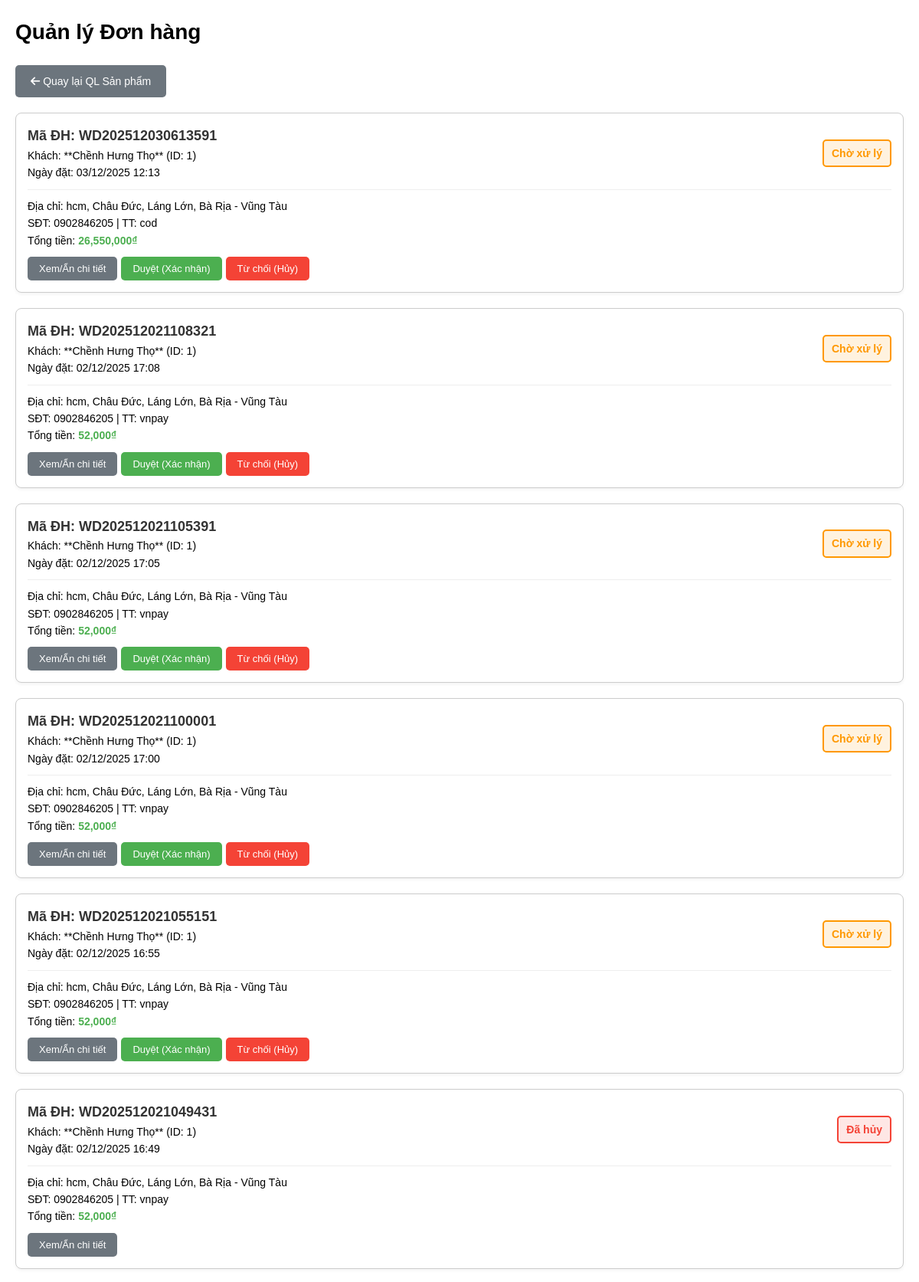
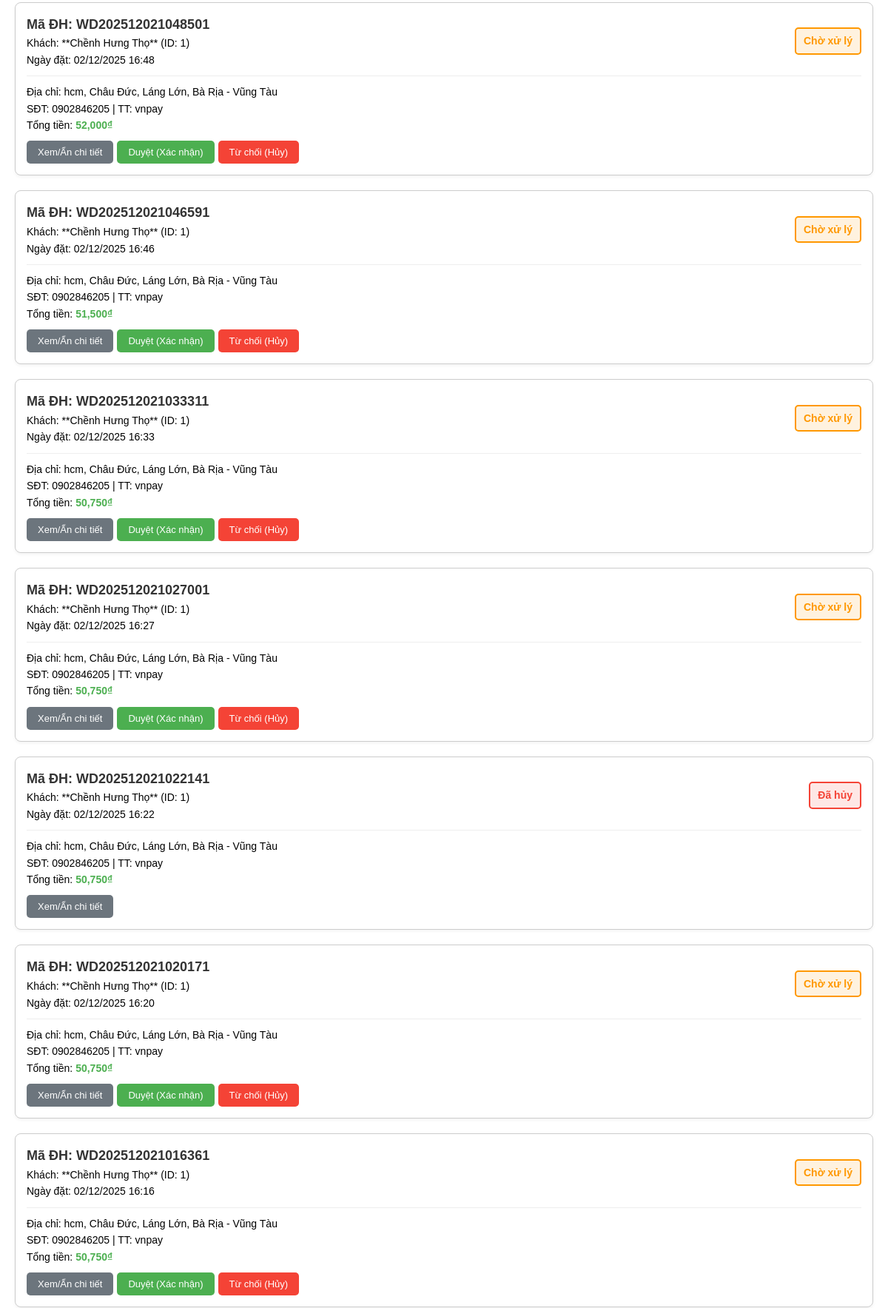
The app's page /admin/orders.php (signed in, upper part) with its own data (2 pictures, top to bottom).
### tables this page shows
CREATE TABLE `donhang` (
  `IdDonHang` int(11) NOT NULL,
  `IdUser` int(11) NOT NULL,
  `MaDonHang` varchar(50) NOT NULL,
  `TenNguoiNhan` varchar(100) NOT NULL,
  `SDTNguoiNhan` varchar(11) NOT NULL,
  `DiaChiGiaoHang` text NOT NULL,
  `TinhThanh` varchar(100) DEFAULT NULL,
  `QuocGia` varchar(50) DEFAULT 'Việt Nam',
  `PhuongThucThanhToan` varchar(50) NOT NULL,
  `TongTien` int(11) NOT NULL,
  `PhiVanChuyen` int(11) DEFAULT 50000,
  `GiamGia` int(11) DEFAULT 0,
  `TongCong` int(11) NOT NULL,
  `TrangThai` varchar(50) DEFAULT 'Chờ xử lý',
  `GhiChu` text DEFAULT NULL,
  `NgayTao` datetime DEFAULT current_timestamp(),
  `NgayCapNhat` datetime DEFAULT current_timestamp() ON UPDATE current_timestamp()
);

CREATE TABLE `users` (
  `IdUser` int(11) NOT NULL,
  `SDT` varchar(11) NOT NULL,
  `NameUser` varchar(50) NOT NULL,
  `EmailUser` varchar(50) NOT NULL,
  `GioiTinh` varchar(10) DEFAULT NULL,
  `DiaChi` varchar(255) DEFAULT NULL,
  `QuocGia` varchar(50) DEFAULT 'Việt Nam',
  `TinhThanh` varchar(100) DEFAULT NULL,
  `NgaySinh` date DEFAULT NULL,
  `PasswordUser` varchar(255) NOT NULL,
  `role` int(11) NOT NULL DEFAULT 1
);

### admin/orders.php (the view, shortened to what this page needs)
<?php
    include '../components/connect.php';
    $orders = [];
    $select_orders = "SELECT d.*, u.NameUser
                      FROM donhang d
                      JOIN users u ON d.IdUser = u.IdUser
                      ORDER BY d.NgayTao DESC";
    $result_orders = mysqli_query($conn, $select_orders);
    if ($result_orders) {
        while ($order = mysqli_fetch_assoc($result_orders)) {
            $select_details = "SELECT TenSanPham, SoLuong, Gia FROM donhang_chitiet WHERE IdDonHang = ?";
            $stmt_details = mysqli_prepare($conn, $select_details);
            mysqli_stmt_bind_param($stmt_details, "i", $order['IdDonHang']);
            mysqli_stmt_execute($stmt_details);
            $result_details = mysqli_stmt_get_result($stmt_details);
            $order['items'] = [];
            while ($detail = mysqli_fetch_assoc($result_details)) {
                $order['items'][] = $detail;
            }
            $orders[] = $order;
        }
    }
    function get_status_color($status) {
        $colors = [
            'Chờ xử lý' => '#ff9800',
            'Đã xác nhận' => '#2196f3',
            'Đang giao hàng' => '#9c27b0',
            'Đã giao hàng' => '#4caf50',
            'Đã hủy' => '#f44336'
        ];
        return $colors[$status] ?? '#666';
    }
?>
<!DOCTYPE html>
<html lang="vi">
<head>
    <link rel="stylesheet" href="css/admin.css">
</head>
<body>
    <div class="container">
        <h1>Quản lý Đơn hàng</h1>
        <div class="actions">
            <a href="admin.php" class="btn-func" style="background-color: #6c757d;">
                <i class="fa-solid fa-arrow-left"></i> Quay lại QL Sản phẩm
            </a>
        </div>
        <?php if (empty($orders)): ?>
            <p style="font-size: 1.6rem; text-align: center; margin-top: 5rem;">Không có đơn hàng nào.</p>
        <?php else: ?>
            <div class="orders-list">
                <?php foreach ($orders as $order): ?>
                    <div class="order-card">
                        <div class="order-header">
                            <div>
                                <span class="order-id">Mã ĐH: <?php echo htmlspecialchars($order['MaDonHang']); ?></span>
                                <p class="order-date">Khách: **<?php echo htmlspecialchars($order['NameUser']); ?>** (ID: <?php echo $order['IdUser']; ?>)</p>
                                <p class="order-date">Ngày đặt: <?php echo date('d/m/Y H:i', strtotime($order['NgayTao'])); ?></p>
                            </div>
                            <div class="order-status" style="background-color: <?php echo get_status_color($order['TrangThai']); ?>20; color: <?php echo get_status_color($order['TrangThai']); ?>; border: 2px solid <?php echo get_status_color($order['TrangThai']); ?>;">
                                <?php echo htmlspecialchars($order['TrangThai']); ?>
                            </div>
                        </div>
                        <div class="order-info">
                            <p>Địa chỉ: <?php echo htmlspecialchars($order['DiaChiGiaoHang']); ?></p>
                            <p>SĐT: <?php echo htmlspecialchars($order['SDTNguoiNhan']); ?> | TT: <?php echo htmlspecialchars($order['PhuongThucThanhToan']); ?></p>
                            <p>Tổng tiền: <strong style="color: <?php echo get_status_color('Đã giao hàng'); ?>;"><?php echo number_format($order['TongCong']); ?>₫</strong></p>
                        </div>
                        <div class="order-actions">
                            <button onclick="toggleOrderDetails(<?php echo $order['IdDonHang']; ?>)" class="btn-detail" style="background-color: #6c757d;">
                                Xem/Ẩn chi tiết
                            </button>
                            <?php if ($order['TrangThai'] == 'Chờ xử lý'): ?>
                                <form method="POST" action="order_update_handler.php" onsubmit="return confirm('Xác nhận duyệt đơn hàng <?php echo $order['MaDonHang']; ?>?');">
                                    <button type="submit" class="btn-approve">Duyệt (Xác nhận)</button>
                                </form>
                                <form method="POST" action="order_update_handler.php" onsubmit="return confirm('Xác nhận từ chối và HOÀN KHO đơn hàng <?php echo $order['MaDonHang']; ?>?');">
                                    <button type="submit" class="btn-reject">Từ chối (Hủy)</button>
                                </form>
                            <?php endif; ?>
                        </div>
                    </div>
                <?php endforeach; ?>
            </div>
        <?php endif; ?>
    </div>
</body>
</html>

### admin/css/admin.css (style rules this page uses)
html { font-size: 10px; }
* { box-sizing: border-box; margin: 0; padding: 0; }
body { font-family: Arial, sans-serif; line-height: 1.6; padding: 2rem; font-size: 1.4rem; }
.container { max-width: 120rem; margin: 0 auto; }
.actions { margin: 2rem 0; display: flex; gap: 1rem; align-items: center; }
select, button , input { padding: 0.8rem 1.2rem; border: 0.1rem solid #ddd; border-radius: 0.4rem; font-size: 1.4rem; }
.btn-func { display: inline-block; padding: 10px 20px; background-color: #4CAF50; color: #fff; text-decoration: none; border-radius: 5px; text-align: center; margin-right: 5px; transition: background-color 0.3s; }

### admin/orders.php (style rules this page uses)
.order-card { border: 1px solid #ccc; border-radius: 8px; margin-bottom: 2rem; padding: 1.5rem; background: #fff; box-shadow: 0 2px 4px rgba(0,0,0,0.05); }
.order-header { display: flex; justify-content: space-between; align-items: center; border-bottom: 1px solid #eee; padding-bottom: 1rem; margin-bottom: 1rem; }
.order-id { font-size: 1.8rem; font-weight: bold; color: #333; }
.order-status { padding: 0.5rem 1rem; border-radius: 5px; font-weight: 600; font-size: 1.4rem; }
.order-info { font-size: 1.4rem; }
.order-actions { margin-top: 1rem; display: flex; gap: 0.5rem; flex-wrap: wrap; }
.order-actions button { padding: 0.8rem 1.5rem; font-size: 1.3rem; cursor: pointer; border: none; border-radius: 5px; color: white; transition: background-color 0.3s; }
.btn-approve { background-color: #4CAF50; }
.btn-reject { background-color: #f44336; }

### records on screen
donhang: MaDonHang "WD202512030613591", IdUser.NameUser "Chềnh Hưng Thọ", IdUser "1", NgayTao "03/12/2025 12:13", TrangThai "Chờ xử lý", DiaChiGiaoHang "hcm, Châu Đức, Láng Lớn, Bà Rịa - Vũng Tàu", SDTNguoiNhan "0902846205", PhuongThucThanhToan "cod", TongCong "26,550,000"
donhang: MaDonHang "WD202512021108321", IdUser.NameUser "Chềnh Hưng Thọ", IdUser "1", NgayTao "02/12/2025 17:08", TrangThai "Chờ xử lý", DiaChiGiaoHang "hcm, Châu Đức, Láng Lớn, Bà Rịa - Vũng Tàu", SDTNguoiNhan "0902846205", PhuongThucThanhToan "vnpay", TongCong "52,000"
donhang: MaDonHang "WD202512021105391", IdUser.NameUser "Chềnh Hưng Thọ", IdUser "1", NgayTao "02/12/2025 17:05", TrangThai "Chờ xử lý", DiaChiGiaoHang "hcm, Châu Đức, Láng Lớn, Bà Rịa - Vũng Tàu", SDTNguoiNhan "0902846205", PhuongThucThanhToan "vnpay", TongCong "52,000"
donhang: MaDonHang "WD202512021100001", IdUser.NameUser "Chềnh Hưng Thọ", IdUser "1", NgayTao "02/12/2025 17:00", TrangThai "Chờ xử lý", DiaChiGiaoHang "hcm, Châu Đức, Láng Lớn, Bà Rịa - Vũng Tàu", SDTNguoiNhan "0902846205", PhuongThucThanhToan "vnpay", TongCong "52,000"
donhang: MaDonHang "WD202512021055151", IdUser.NameUser "Chềnh Hưng Thọ", IdUser "1", NgayTao "02/12/2025 16:55", TrangThai "Chờ xử lý", DiaChiGiaoHang "hcm, Châu Đức, Láng Lớn, Bà Rịa - Vũng Tàu", SDTNguoiNhan "0902846205", PhuongThucThanhToan "vnpay", TongCong "52,000"
donhang: MaDonHang "WD202512021049431", IdUser.NameUser "Chềnh Hưng Thọ", IdUser "1", NgayTao "02/12/2025 16:49", TrangThai "Đã hủy", DiaChiGiaoHang "hcm, Châu Đức, Láng Lớn, Bà Rịa - Vũng Tàu", SDTNguoiNhan "0902846205", PhuongThucThanhToan "vnpay", TongCong "52,000"
donhang: MaDonHang "WD202512021048501", IdUser.NameUser "Chềnh Hưng Thọ", IdUser "1", NgayTao "02/12/2025 16:48", TrangThai "Chờ xử lý", DiaChiGiaoHang "hcm, Châu Đức, Láng Lớn, Bà Rịa - Vũng Tàu", SDTNguoiNhan "0902846205", PhuongThucThanhToan "vnpay", TongCong "52,000"
donhang: MaDonHang "WD202512021046591", IdUser.NameUser "Chềnh Hưng Thọ", IdUser "1", NgayTao "02/12/2025 16:46", TrangThai "Chờ xử lý", DiaChiGiaoHang "hcm, Châu Đức, Láng Lớn, Bà Rịa - Vũng Tàu", SDTNguoiNhan "0902846205", PhuongThucThanhToan "vnpay", TongCong "51,500"
donhang: MaDonHang "WD202512021033311", IdUser.NameUser "Chềnh Hưng Thọ", IdUser "1", NgayTao "02/12/2025 16:33", TrangThai "Chờ xử lý", DiaChiGiaoHang "hcm, Châu Đức, Láng Lớn, Bà Rịa - Vũng Tàu", SDTNguoiNhan "0902846205", PhuongThucThanhToan "vnpay", TongCong "50,750"
donhang: MaDonHang "WD202512021027001", IdUser.NameUser "Chềnh Hưng Thọ", IdUser "1", NgayTao "02/12/2025 16:27", TrangThai "Chờ xử lý", DiaChiGiaoHang "hcm, Châu Đức, Láng Lớn, Bà Rịa - Vũng Tàu", SDTNguoiNhan "0902846205", PhuongThucThanhToan "vnpay", TongCong "50,750"
donhang: MaDonHang "WD202512021022141", IdUser.NameUser "Chềnh Hưng Thọ", IdUser "1", NgayTao "02/12/2025 16:22", TrangThai "Đã hủy", DiaChiGiaoHang "hcm, Châu Đức, Láng Lớn, Bà Rịa - Vũng Tàu", SDTNguoiNhan "0902846205", PhuongThucThanhToan "vnpay", TongCong "50,750"
donhang: MaDonHang "WD202512021020171", IdUser.NameUser "Chềnh Hưng Thọ", IdUser "1", NgayTao "02/12/2025 16:20", TrangThai "Chờ xử lý", DiaChiGiaoHang "hcm, Châu Đức, Láng Lớn, Bà Rịa - Vũng Tàu", SDTNguoiNhan "0902846205", PhuongThucThanhToan "vnpay", TongCong "50,750"
donhang: MaDonHang "WD202512021016361", IdUser.NameUser "Chềnh Hưng Thọ", IdUser "1", NgayTao "02/12/2025 16:16", TrangThai "Chờ xử lý", DiaChiGiaoHang "hcm, Châu Đức, Láng Lớn, Bà Rịa - Vũng Tàu", SDTNguoiNhan "0902846205", PhuongThucThanhToan "vnpay", TongCong "50,750"
